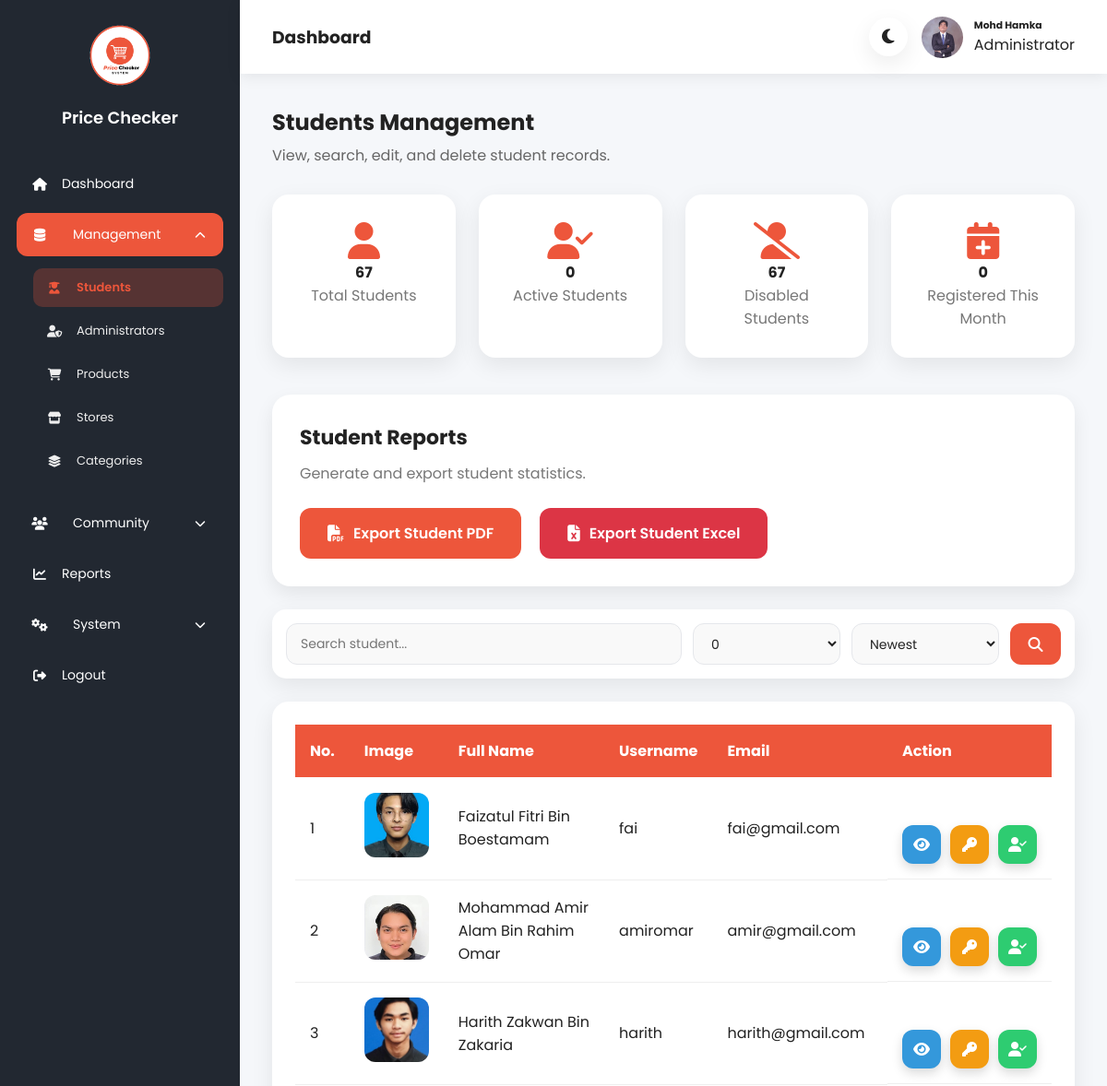
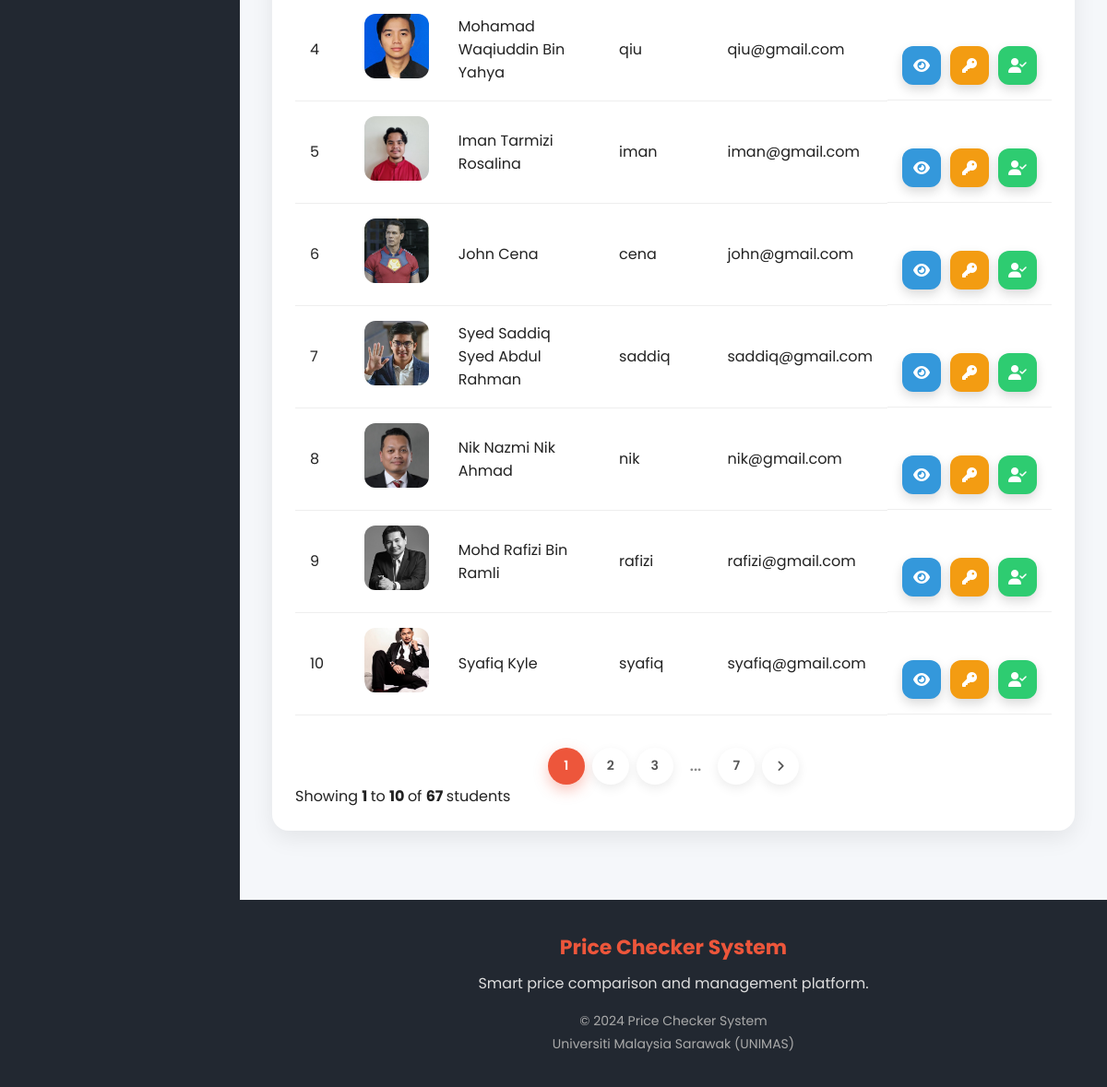
/src/admin/students.php?logStatus=0 (signed in), run on the app's committed database (2 pictures, top to bottom).
### tables this page shows
CREATE TABLE `student` (
  `studentID` int(11) NOT NULL,
  `fullName` varchar(255) NOT NULL,
  `username` varchar(255) NOT NULL,
  `email` varchar(255) NOT NULL,
  `password` varchar(255) NOT NULL,
  `studentIMG` varchar(255) NOT NULL,
  `logStatus` varchar(255) NOT NULL,
  `created_at` timestamp NOT NULL DEFAULT current_timestamp()
);

### src/admin/students.php (the view, shortened to what this page needs)
<?php
include("../config/db_cPCS.php");
$totalStudents = mysqli_fetch_assoc(
mysqli_query($conn,"
SELECT COUNT(*) total
FROM student
"))['total'];
$activeStudents = mysqli_fetch_assoc(
mysqli_query($conn,"
SELECT COUNT(*) total
FROM student
WHERE logStatus='1'
"))['total'];
$disabledStudents = mysqli_fetch_assoc(
mysqli_query($conn,"
SELECT COUNT(*) total
FROM student
WHERE logStatus='0'
"))['total'];
$registeredThisMonth = mysqli_fetch_assoc(
mysqli_query($conn,"
SELECT COUNT(*) total
FROM student
WHERE MONTH(created_at)=MONTH(CURRENT_DATE())
AND YEAR(created_at)=YEAR(CURRENT_DATE())
"))['total'];
$search = $_GET['search'] ?? "";
$status = $_GET['logStatus'] ?? "";
$sort = $_GET['sort'] ?? "";
$sql = "SELECT * FROM student WHERE 1";
if($status!="")
{
    $status=mysqli_real_escape_string($conn,$status);
    $sql.=" AND logStatus='$status'";
}
switch($sort)
{
default:
$sql.=" ORDER BY studentID ASC";
}
$countSQL = str_replace(
    "SELECT *",
    "SELECT COUNT(*) total",
    $sql
);
$total = mysqli_fetch_assoc(
    mysqli_query($conn,$countSQL)
)['total'];
$limit = 10;
$page = isset($_GET['page']) ? (int)$_GET['page'] : 1;
$offset = ($page-1)*$limit;
$sql .= " LIMIT $limit OFFSET $offset";
$studentQuery = mysqli_query($conn,$sql);
$totalPages = ceil($total/$limit);
?>
<!DOCTYPE html>
<html lang="en">
<head>
    <link rel="stylesheet"href="https://cdnjs.cloudflare.com/ajax/libs/font-awesome/6.7.2/css/all.min.css">
    <link rel="stylesheet" href="../../assets/css/adminDashboard.css">
</head>
<body>
<div class="admin-container">
    <?php include("../admin/includes/sidebar.php"); ?>
    <div class="admin-main">
        <?php include("../admin/includes/header.php"); ?>
        <div class="dashboard-content">
            <div class="page-title">
                <h2>
                    Students Management
                </h2>
                <p>
                    View, search, edit, and delete student records.
                </p>
            </div>
            <div class="dashboard-cards">
                <div class="dashboard-card">
                    <i class="fa-solid fa-user"></i>
                    <h4>
                        <?php echo $totalStudents; ?>
                    </h4>
                    <p>
                        Total Students
                    </p>
                </div>
                <div class="dashboard-card">
                    <i class="fa-solid fa-user-check"></i>
                    <h4>
                        <?php echo $activeStudents; ?>
                    </h4>
                    <p>
                        Active Students
                    </p>
                </div>
                <div class="dashboard-card">
                    <i class="fa-solid fa-user-slash"></i>
                    <h4>
                        <?php echo $disabledStudents; ?>
                    </h4>
                    <p>
                        Disabled Students
                    </p>
                </div>
                <div class="dashboard-card">
                    <i class="fa-solid fa-calendar-plus"></i>
                    <h4>
                        <?php echo $registeredThisMonth; ?>
                    </h4>
                    <p>
                        Registered This Month
                    </p>
                </div>
            </div>
            <div class="report-card">
                <h3>
                    Student Reports
                </h3>
                <p>
                    Generate and export student statistics.
                </p>
                <div class="report-buttons">
                    <a href="../admin/exportPDF.php?type=student">
                        <i class="fa fa-file-pdf"></i>
                        Export Student PDF
                    </a>
                    <a href="../admin/exportExcel.php?type=student">
                        <i class="fa fa-file-excel"></i>
                        Export Student Excel
                    </a>
                </div>
            </div>
            <div class="manage-top">
                <form method="GET" class="search-box">
                    <div class="student-search-input">
                        <input type="text" id="studentSearchBox" name="search" autocomplete="off" placeholder="Search student..."
                            value="<?php echo htmlspecialchars($search); ?>">
                    </div>
                    <select name="logStatus">
                        <?php
                        $statusQuery = mysqli_query($conn,"SELECT DISTINCT logStatus FROM student");
                        while($statusRow = mysqli_fetch_assoc($statusQuery))
                        {
                        ?>
                        <option
                            value="<?php echo $statusRow['logStatus']; ?>"
                            <?php
                            if($status == $statusRow['logStatus'])
                                echo "selected";
                            ?>
                        >
                            <?php echo $statusRow['logStatus']; ?>
                        </option>
                        <?php
                        }
                        ?>
                    </select>
                    <select name="sort">
                        <option value="">Newest</option>
                    </select>
                    <button type="submit">
                        <i class="fa fa-search"></i>
                    </button>
                </form>
            </div>
            <div class="table-card">
                <table>
                    <thead>
                        <tr>
                            <th>No.</th>
                            <th>Image</th>
                            <th>Full Name</th>
                            <th>Username</th>
                            <th>Email</th>
                            <th>Action</th>
                        </tr>
                    </thead>
                    <tbody>
                    <?php
                    if(mysqli_num_rows($studentQuery)==0)
                    {
                    ?>
                    <tr>
                        <td colspan="7" style="text-align:center;">
                            No student record found.
                        </td>
                    </tr>
                    <?php
                    }
                    else
                    {
                    $no = $offset + 1;
                    while($student=mysqli_fetch_assoc($studentQuery))
                    {
                    ?>
                    <tr>
                        <td>
                            <?php echo $no++; ?>
                        </td>
                        <td>
                            <img src="<?php echo $student['studentIMG']; ?>" class="table-image">
                        </td>
                        <td>
                            <?php echo $student['fullName']; ?>
                        </td>
                        <td>
                            <?php echo $student['username']; ?>
                        </td>
                        <td>
                            <?php echo $student['email']; ?>
                        </td>
                        <td class="action-buttons">
                            <button type="button" class="action-btn view-btn"
                                data-id="<?php echo $student['studentID']; ?>"
                                title="View Student">
                                <i class="fa-solid fa-eye"></i>
                            </button>
                            <button type="button" class="action-btn reset-btn"
                                data-id="<?php echo $student['studentID']; ?>"
                                data-name="<?php echo htmlspecialchars($student['fullName']); ?>"
                                title="Reset Password">
                                <i class="fa-solid fa-key"></i>
                            </button>
                            <?php if($student['logStatus']==1){ ?>
                                <button type="button"
                                    class="action-btn disable-btn"
                                    data-id="<?php echo $student['studentID']; ?>"
                                    data-name="<?php echo htmlspecialchars($student['fullName']); ?>"
                                    title="Disable Student">
                                    <i class="fa-solid fa-user-slash"></i>
                                </button>
                            <?php }else{ ?>
                                <button type="button"
                                    class="action-btn enable-btn"
                                    data-id="<?php echo $student['studentID']; ?>"
                                    data-name="<?php echo htmlspecialchars($student['fullName']); ?>"
                                    title="Enable Student">
                                    <i class="fa-solid fa-user-check"></i>
                                </button>
                            <?php } ?>
                        </td>
                    </tr>
                    <?php
                    }
                    }
                    ?>
                    </tbody>
                </table>
                <div class="pagination">
                    <?php
                    $start = max(1, $page - 2);
                    $end = min($totalPages, $page + 2);
                    for($i=$start; $i<=$end; $i++)
                    {
                    ?>
                    <a href="?page=<?php echo $i; ?>&search=<?php echo urlencode($search); ?>&logStatus=<?php echo urlencode($status); ?>&sort=<?php echo urlencode($sort); ?>"
                    class="<?php if($page==$i) echo 'active'; ?>">
                        <?php echo $i; ?>
                    </a>
                    <?php
                    }
                    if($page < $totalPages - 2)
                    {
                        if($page < $totalPages - 3)
                        {
                    ?>
                    <span class="dots">
                        ...
                    </span>
                    <?php
                        }
                    ?>
                    <a href="?page=<?php echo $totalPages; ?>&search=<?php echo urlencode($search); ?>&logStatus=<?php echo urlencode($status); ?>&sort=<?php echo urlencode($sort); ?>">
                        <?php echo $totalPages; ?>
                    </a>
                    <?php
                    }
                    if($page < $totalPages)
                    {
                    ?>
                    <a href="?page=<?php echo $page+1; ?>&search=<?php echo urlencode($search); ?>&logStatus=<?php echo urlencode($status); ?>&sort=<?php echo urlencode($sort); ?>">
                        <i class="fa fa-angle-right"></i>
                    </a>
                    <?php
                    }
                    ?>
                </div>
                <div class="pagination-info">
                    Showing
                    <strong>
                        <?php echo $offset + 1; ?>
                    </strong>
                    to
                    <strong>
                        <?php echo min($offset + $limit, $total); ?>
                    </strong>
                    of
                    <strong>
                        <?php echo $total; ?>
                    </strong>
                    students
                </div>
            </div>
        </div>
        <?php include("../admin/includes/footer.php"); ?>
    </div>
</div>
</body>
</html>

### src/admin/includes/header.php
<?php
include("../config/db_cPCS.php");
$adminID = $_SESSION['adminID'];
$sql = "SELECT * FROM admin WHERE adminID = ?";
$stmt = mysqli_prepare($conn, $sql);
mysqli_stmt_bind_param($stmt, "i", $adminID);
mysqli_stmt_execute($stmt);
$result = mysqli_stmt_get_result($stmt);
$admin = mysqli_fetch_assoc($result);
?>
<div class="admin-header">
    <div class="header-title">
            <h3>
                Dashboard
            </h3>
    </div>
    <div class="header-actions">
        <button id="themeToggle" class="theme-btn">
            <i class="fa-solid fa-moon"></i>
        </button>
        <div class="admin-profile">
            <img src="<?php echo $admin['adminIMG']; ?>">
            <div>
                <h6>
                    <?php echo $admin['adminFullname']; ?>
                </h6>
                <span>
                    Administrator
                </span>
            </div>
        </div>
    </div>
</div>

### data on the page
student: studentIMG (picture), fullName "Faizatul Fitri Bin Boestamam", username "fai", email "fai@gmail.com"
student: studentIMG (picture), fullName "Mohammad Amir Alam Bin Rahim Omar", username "amiromar", email "amir@gmail.com"
student: studentIMG (picture), fullName "Harith Zakwan Bin Zakaria", username "harith", email "harith@gmail.com"
student: studentIMG (picture), fullName "Mohamad Waqiuddin Bin Yahya", username "qiu", email "qiu@gmail.com"
student: studentIMG (picture), fullName "Iman Tarmizi Rosalina", username "iman", email "iman@gmail.com"
student: studentIMG (picture), fullName "John Cena", username "cena", email "john@gmail.com"
student: studentIMG (picture), fullName "Syed Saddiq Syed Abdul Rahman", username "saddiq", email "saddiq@gmail.com"
student: studentIMG (picture), fullName "Nik Nazmi Nik Ahmad", username "nik", email "nik@gmail.com"
student: studentIMG (picture), fullName "Mohd Rafizi Bin Ramli", username "rafizi", email "rafizi@gmail.com"
student: studentIMG (picture), fullName "Syafiq Kyle", username "syafiq", email "syafiq@gmail.com"

### other printed values
$admin['adminFullname'] "Mohd Hamka"
$totalStudents "67"
$activeStudents "0"
$disabledStudents "67"
$registeredThisMonth "0"
$totalPages "7"
$offset + 1 "1"
min($offset + $limit, $total) "10"
$total "67"
form field logStatus "0"
